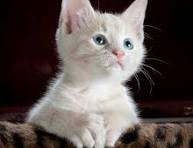
#> input picture tasks of AI/task 5/image.jpg, 193 x 148 px
$ jupyter execute task5.ipynb
#> lines starting #> are read from the running program, lines starting #| are printed output that depends on the picture; after the words box and inside, x2 and y2 are one past the last pixel; in counts of white or black regions, pixels touching at a corner belong together
[cell 1]
import cv2
import matplotlib.pyplot as plt

[cell 2]
image = cv2.imread("image.jpg")
#> image is the input picture: shape (148, 193, 3); mean B, G, R 80.3, 83.3, 93.3
image = cv2.cvtColor(image, cv2.COLOR_BGR2RGB)
plt.imshow(image)
plt.title("Original Image")
plt.axis("off")

[cell 3]
gray = cv2.cvtColor(image, cv2.COLOR_RGB2GRAY)
plt.imshow(gray, cmap="gray")
plt.title("Grayscale Image")
plt.axis("off")

[cell 4]
resized = cv2.resize(image, (200, 200))
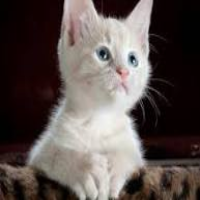
#> resized: shape (200, 200, 3); mean R, G, B 93.2, 83.2, 80.2
plt.imshow(resized)
plt.title("Resized Image")
plt.axis("off")

[cell 5]
blur = cv2.GaussianBlur(gray, (5,5), 0)
plt.imshow(blur, cmap="gray")
plt.title("Blur Image")
plt.axis("off")

[cell 6]
edges = cv2.Canny(gray, 100, 200)
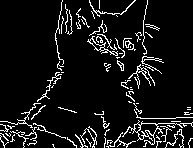
#> edges: shape (148, 193); 8.3% white in thin lines or dots
plt.imshow(edges, cmap="gray")
plt.title("Edge Detection")
plt.axis("off")

[cell 7]
img_copy = image.copy()
cv2.rectangle(img_copy, (50,40), (200,300), (255,0,0), 3)
#> img_copy: shape (148, 193, 3); mean R, G, B 100.2, 79.5, 76.5
plt.imshow(img_copy)
plt.title("Rectangle Drawn")
plt.axis("off")

[cell 8]
image_path = 'image.jpg'
image = cv2.imread(image_path)
resized_image = cv2.resize(image, (1900, 800))
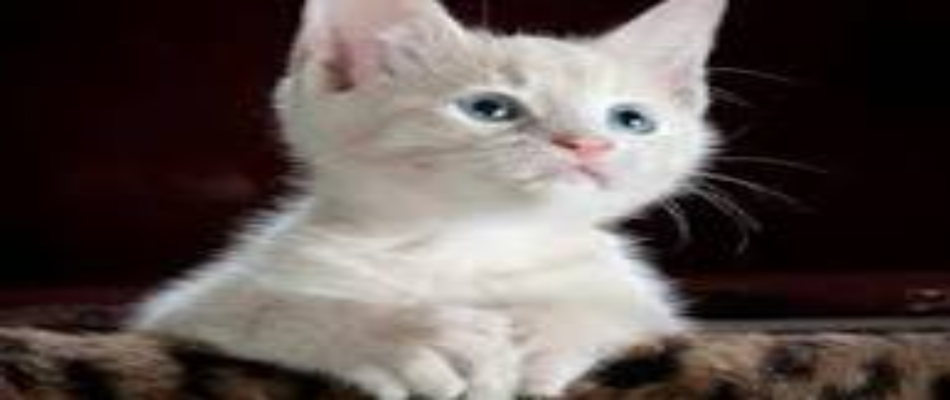
#> resized_image: shape (800, 1900, 3) (shown at 1/2 size); mean B, G, R 80.2, 83.2, 93.2
resized_image_rgb = cv2.cvtColor(resized_image, cv2.COLOR_BGR2RGB)
plt.imshow(resized_image_rgb)
plt.title('Original Image')
plt.axis('off')
plt.show()

[cell 9]
Gaussian = cv2.GaussianBlur(resized_image, (15, 15), 0)
Gaussian_rgb = cv2.cvtColor(Gaussian, cv2.COLOR_BGR2RGB)
plt.imshow(Gaussian_rgb)
plt.title('Gaussian Blurred Image')
plt.axis('off')
plt.show()

[cell 10]
median = cv2.medianBlur(resized_image, 11)
median_rgb = cv2.cvtColor(median, cv2.COLOR_BGR2RGB)

plt.imshow(median_rgb)
plt.title('Median Blurred Image')
plt.axis('off')
plt.show()

[cell 11]
bilateral = cv2.bilateralFilter(resized_image, 15, 150, 150)
bilateral_rgb = cv2.cvtColor(bilateral, cv2.COLOR_BGR2RGB)

plt.imshow(bilateral_rgb)
plt.title('Bilateral Blurred Image')
plt.axis('off')
plt.show()

[cell 12]
import numpy as np

image = cv2.imread('image.jpg')
image_rgb = cv2.cvtColor(image, cv2.COLOR_BGR2RGB)
scale_factor_1 = 3.0
scale_factor_2 = 1/3.0
height, width = image_rgb.shape[:2]
#> height = 148; width = 193
new_height = int(height * scale_factor_1)
#> new_height = 444
new_width = int(width * scale_factor_1)
#> new_width = 579

zoomed_image = cv2.resize(src =image_rgb,
                          dsize=(new_width, new_height),
                          interpolation=cv2.INTER_CUBIC)

new_height1 = int(height * scale_factor_2)
#> new_height1 = 49
new_width1 = int(width * scale_factor_2)
#> new_width1 = 64
scaled_image = cv2.resize(src= image_rgb,
                          dsize =(new_width1, new_height1),
                          interpolation=cv2.INTER_AREA)

fig, axs = plt.subplots(1, 3, figsize=(10, 4))
axs[0].imshow(image_rgb)
axs[0].set_title('Original Image Shape:'+str(image_rgb.shape))
axs[1].imshow(zoomed_image)
axs[1].set_title('Zoomed Image Shape:'+str(zoomed_image.shape))
axs[2].imshow(scaled_image)
axs[2].set_title('Scaled Image Shape:'+str(scaled_image.shape))

for ax in axs:
    ax.set_xticks([])
    ax.set_yticks([])

plt.tight_layout()
plt.show()

[cell 13]
img = cv2.imread('image.jpg')
image_rgb = cv2.cvtColor(img, cv2.COLOR_BGR2RGB)
center = (image_rgb.shape[1] // 2, image_rgb.shape[0] // 2)
#> center = (96, 74)
angle = 30
scale = 1
rotation_matrix = cv2.getRotationMatrix2D(center, angle, scale)
rotated_image = cv2.warpAffine(image_rgb, rotation_matrix, (img.shape[1], img.shape[0]))
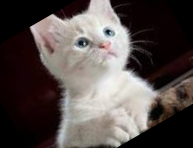
#> rotated_image: shape (148, 193, 3); mean R, G, B 86.7, 78.4, 75.9

fig, axs = plt.subplots(1, 2, figsize=(7, 4))
axs[0].imshow(image_rgb)
axs[0].set_title('Original Image')
axs[1].imshow(rotated_image)
axs[1].set_title('Image Rotation')
for ax in axs:
    ax.set_xticks([])
    ax.set_yticks([])

plt.tight_layout()
plt.show()

[cell 14]
img = cv2.imread('image.jpg')
image_rgb = cv2.cvtColor(img, cv2.COLOR_BGR2RGB)
width, height = image_rgb.shape[1], image_rgb.shape[0]

tx, ty = 100, 70
translation_matrix = np.array([[1, 0, tx], [0, 1, ty]], dtype=np.float32)
translated_image = cv2.warpAffine(image_rgb, translation_matrix, (width, height))

fig, axs = plt.subplots(1, 2, figsize=(7, 4))
axs[0].imshow(image_rgb), axs[0].set_title('Original Image')
axs[1].imshow(translated_image), axs[1].set_title('Image Translation')

for ax in axs:
    ax.set_xticks([]), ax.set_yticks([])

plt.tight_layout()
plt.show()

[cell 15]
image = cv2.imread('image.jpg')
image_rgb = cv2.cvtColor(image, cv2.COLOR_BGR2RGB)
width, height = image_rgb.shape[1], image_rgb.shape[0]

shearX, shearY = -0.15, 0
transformation_matrix = np.array([[1, shearX, 0], [0, 1, shearY]], dtype=np.float32)
sheared_image = cv2.warpAffine(image_rgb, transformation_matrix, (width, height))
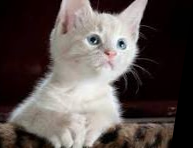
#> sheared_image: shape (148, 193, 3); mean R, G, B 91.6, 82.3, 79.4

fig, axs = plt.subplots(1, 2, figsize=(7, 4))
axs[0].imshow(image_rgb), axs[0].set_title('Original Image')
axs[1].imshow(sheared_image), axs[1].set_title('Sheared Image')

for ax in axs:
    ax.set_xticks([]), ax.set_yticks([])

plt.tight_layout()
plt.show()

[cell 16]
image = cv2.imread('image.jpg')
image_rgb = cv2.cvtColor(image, cv2.COLOR_BGR2RGB)
b, g, r = cv2.split(image_rgb)

b_normalized = cv2.normalize(b.astype('float'), None, 0, 1, cv2.NORM_MINMAX)
g_normalized = cv2.normalize(g.astype('float'), None, 0, 1, cv2.NORM_MINMAX)
r_normalized = cv2.normalize(r.astype('float'), None, 0, 1, cv2.NORM_MINMAX)

normalized_image = cv2.merge((b_normalized, g_normalized, r_normalized))
print(normalized_image[:, :, 0])
#> (printed output is left out)

plt.imshow(normalized_image)
plt.xticks([]),
plt.yticks([]),
plt.title('Normalized Image')
plt.show()

[cell 17]
img = cv2.imread('image.jpg')
image_rgb = cv2.cvtColor(img, cv2.COLOR_BGR2RGB)
edges = cv2.Canny(image_rgb, 100, 700)
#> edges: shape (148, 193); 3.2% white in thin lines or dots, all inside (x1, y1, x2, y2) = (55, 0, 193, 148)

fig, axs = plt.subplots(1, 2, figsize=(7, 4))
axs[0].imshow(image_rgb), axs[0].set_title('Original Image')
axs[1].imshow(edges), axs[1].set_title('Image Edges')

for ax in axs:
    ax.set_xticks([]), ax.set_yticks([])

plt.tight_layout()
plt.show()

[cell 18]
image = cv2.imread('image.jpg')
image_rgb = cv2.cvtColor(image, cv2.COLOR_BGR2RGB)
blurred = cv2.GaussianBlur(image, (3, 3), 0)
blurred_rgb = cv2.cvtColor(blurred, cv2.COLOR_BGR2RGB)

fig, axs = plt.subplots(1, 2, figsize=(7, 4))
axs[0].imshow(image_rgb), axs[0].set_title('Original Image')
axs[1].imshow(blurred_rgb), axs[1].set_title('Blurred Image')

for ax in axs:
    ax.set_xticks([]), ax.set_yticks([])

plt.tight_layout()
plt.show()

[cell 19]
image = cv2.imread('image.jpg')
image_gray = cv2.cvtColor(image, cv2.COLOR_BGR2GRAY)
kernel = np.ones((3, 3), np.uint8)

dilated = cv2.dilate(image_gray, kernel, iterations=2)
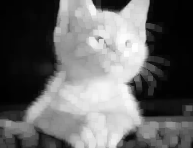
#> dilated: shape (148, 193); min 1, max 254, mean 104.6
eroded = cv2.erode(image_gray, kernel, iterations=2)
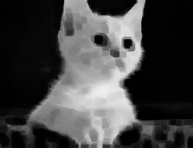
#> eroded: shape (148, 193); min 0, max 240, mean 67.5
opening = cv2.morphologyEx(image_gray, cv2.MORPH_OPEN, kernel)
closing = cv2.morphologyEx(image_gray, cv2.MORPH_CLOSE, kernel)

fig, axs = plt.subplots(2, 2, figsize=(7, 7))
axs[0, 0].imshow(dilated, cmap='Greys'), axs[0, 0].set_title('Dilated Image')
axs[0, 1].imshow(eroded, cmap='Greys'), axs[0, 1].set_title('Eroded Image')
axs[1, 0].imshow(opening, cmap='Greys'), axs[1, 0].set_title('Opening')
axs[1, 1].imshow(closing, cmap='Greys'), axs[1, 1].set_title('Closing')

for ax in axs.flatten():
    ax.set_xticks([]), ax.set_yticks([])

plt.tight_layout()
plt.show()

[cell 20]
# Open the image.
img = cv2.imread('image.jpg')

# Apply log transform.
c = 255/(np.log(1 + np.max(img)))
#> c = 45.99
log_transformed = c * np.log(1 + img)
#> log_transformed: shape (148, 193, 3) float16; 0.01% of the values are NaN or infinite; the others: min 0, max 255, mean 153.1

# Specify the data type.
log_transformed = np.array(log_transformed, dtype = np.uint8)
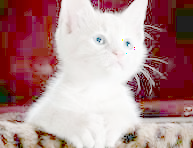
#> log_transformed: shape (148, 193, 3); mean B, G, R 140.5, 139.3, 178.2

# Save the output.
cv2.imwrite('log_transformed.jpg', log_transformed)
#> Out = True

[cell 21]
# Open the image.
img = cv2.imread('image.jpg')

# Trying 4 gamma values.
for gamma in [0.1, 0.5, 1.2, 2.2]:

    # Apply gamma correction.
    gamma_corrected = np.array(255*(img / 255) ** gamma, dtype = 'uint8')

    # Save edited images.
    cv2.imwrite('gamma_transformed'+str(gamma)+'.jpg', gamma_corrected)
#> this loop made 4 passes
#> pass 1, `gamma_corrected = np.array(255*(img / 255) ** gamma, dtype = 'uint8')`:
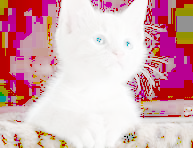
#> gamma_corrected: shape (148, 193, 3); mean B, G, R 178.1, 171, 216.1

[cell 22]
# Function to map each intensity level to output intensity level.
def pixelVal(pix, r1, s1, r2, s2):
    if (0 <= pix and pix <= r1):
        return (s1 / r1)*pix
    elif (r1 < pix and pix <= r2):
        return ((s2 - s1)/(r2 - r1)) * (pix - r1) + s1
    else:
        return ((255 - s2)/(255 - r2)) * (pix - r2) + s2

# Open the image.
img = cv2.imread('image.jpg')

# Define parameters.
r1 = 70
s1 = 0
r2 = 140
s2 = 255

# Vectorize the function to apply it to each value in the Numpy array.
pixelVal_vec = np.vectorize(pixelVal)

# Apply contrast stretching.
contrast_stretched = pixelVal_vec(img, r1, s1, r2, s2)
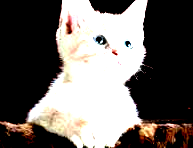
#> contrast_stretched: shape (148, 193, 3) float64; mean B, G, R 101.8, 105.5, 110.4

# Save edited image.
cv2.imwrite('contrast_stretch.jpg', contrast_stretched)
#> Out = True

[cell 23]
img = cv2.imread('image.jpg')
rows, cols, _ = img.shape
#> rows = 148; cols = 193

M_left = np.float32([[1, 0, -50], [0, 1, 0]])
M_right = np.float32([[1, 0, 50], [0, 1, 0]])
M_top = np.float32([[1, 0, 0], [0, 1, 50]])
M_bottom = np.float32([[1, 0, 0], [0, 1, -50]])

img_left = cv2.warpAffine(img, M_left, (cols, rows))
img_right = cv2.warpAffine(img, M_right, (cols, rows))
img_top = cv2.warpAffine(img, M_top, (cols, rows))
img_bottom = cv2.warpAffine(img, M_bottom, (cols, rows))

plt.subplot(221), plt.imshow(img_left), plt.title('Left')
plt.subplot(222), plt.imshow(img_right), plt.title('Right')
plt.subplot(223), plt.imshow(img_top), plt.title('Top')
plt.subplot(224), plt.imshow(img_bottom), plt.title('Bottom')
plt.show()

$ run again, with tasks of AI/task 5/contrast_stretch.jpg copied over tasks of AI/task 5/image.jpg
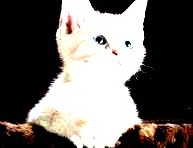
#> input picture tasks of AI/task 5/contrast_stretch.jpg, 193 x 148 px
#> image is the input picture: shape (148, 193, 3); mean B, G, R 102.1, 105.6, 110.1
#> `edges = cv2.Canny(gray, 100, 200)`:
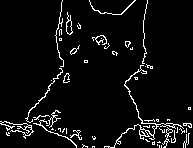
#> edges: shape (148, 193); 5.5% white in thin lines or dots
#> img_copy: shape (148, 193, 3); mean R, G, B 115.9, 100.4, 97.1
#> (printed output is left out)
#> c = 45.99
#> `cv2.imwrite('log_transformed.jpg', log_transformed)`: Out = True
#> `contrast_stretched = pixelVal_vec(img, r1, s1, r2, s2)`:
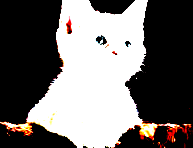
#> contrast_stretched: shape (148, 193, 3) float64; mean B, G, R 106.7, 108.3, 111.9
